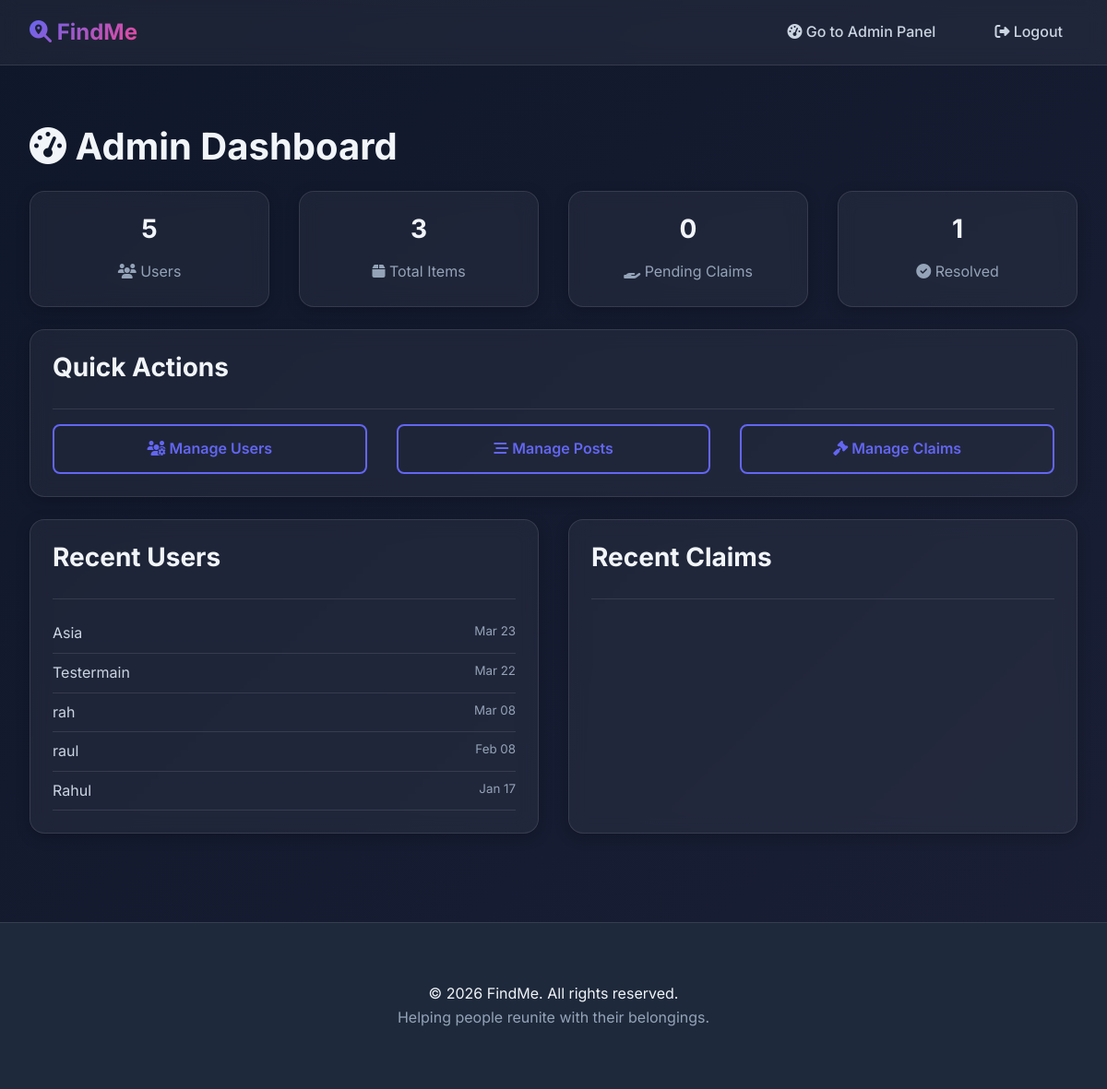
Screenshot of /admin-panel/ (signed in) with the database file from the repository.
### accounts/models.py (models this page shows, shortened)
class User(AbstractUser):
    USER_TYPE_CHOICES = (
        ('normal', 'Normal User'),
        ('premium', 'Premium User'),
        ('admin', 'Admin'),
    )
    user_type = models.CharField(max_length=10, choices=USER_TYPE_CHOICES, default='normal')
    phone_number = models.CharField(max_length=20, blank=True, null=True, help_text="Full phone number with country code")
    recovery_email = models.EmailField(blank=True, null=True, help_text="Optional recovery email for password resets")
    address = models.TextField(blank=True, null=True)
    profile_picture = models.ImageField(upload_to='profile_pics/', blank=True, null=True)
    points_balance = models.IntegerField(default=0, validators=[MinValueValidator(0)])
    is_premium = models.BooleanField(default=False)
    premium_expiry = models.DateTimeField(blank=True, null=True)
    created_at = models.DateTimeField(auto_now_add=True)
    updated_at = models.DateTimeField(auto_now=True)
    class Meta:
        db_table = 'users'
        verbose_name = 'User'
        verbose_name_plural = 'Users'

### admin_dashboard/views.py (the view)
# urls.py: path('', views.dashboard, name='dashboard'),
@login_required
@user_passes_test(is_admin)
def dashboard(request):
    total_users = User.objects.count()
    premium_users = User.objects.filter(is_premium=True).count()
    total_items = Item.objects.count()
    lost_items = Item.objects.filter(item_type='lost').count()
    found_items = Item.objects.filter(item_type='found').count()
    pending_claims_count = get_pending_claims_count()
    resolved_items = Item.objects.filter(status='resolved').count()
    recent_items = Item.objects.select_related('user', 'category').order_by('-created_at')[:5]
    recent_claims = Claim.objects.select_related('claimant', 'item', 'item__user').order_by('-created_at')[:5]
    recent_users = User.objects.all().order_by('-date_joined')[:6]
    context = {
        'total_users': total_users,
        'premium_users': premium_users,
        'total_items': total_items,
        'lost_items': lost_items,
        'found_items': found_items,
        'pending_claims': pending_claims_count,
        'resolved_items': resolved_items,
        'recent_items': recent_items,
        'recent_claims': recent_claims,
        'recent_users': recent_users,
        'pending_claims_count': pending_claims_count,
    }
    return render(request, 'admin_dashboard/dashboard.html', context)

### admin_dashboard/views.py (called while the page is built)
def is_admin(user):
    return user.is_authenticated and (user.is_staff or user.user_type == 'admin')

def get_pending_claims_count():
    return Claim.objects.filter(status='pending').count()

### templates/admin_dashboard/dashboard.html (shortened to what this page needs)
{% extends 'base.html' %}
{% block content %}
<div class="container" style="margin-top: 2rem;">
    <h1><i class="fas fa-tachometer-alt"></i> Admin Dashboard</h1>
    <div class="grid grid-4 mt-3">
        <div class="card p-3 text-center">
            <h3 class="text-primary">{{ total_users }}</h3>
            <p class="text-muted"><i class="fas fa-users"></i> Users</p>
        </div>
        <div class="card p-3 text-center">
            <h3 class="text-success">{{ total_items }}</h3>
            <p class="text-muted"><i class="fas fa-box"></i> Total Items</p>
        </div>
        <div class="card p-3 text-center">
            <h3 class="text-warning">{{ pending_claims }}</h3>
            <p class="text-muted"><i class="fas fa-hand-holding"></i> Pending Claims</p>
        </div>
        <div class="card p-3 text-center">
            <h3 class="text-info">{{ resolved_items }}</h3>
            <p class="text-muted"><i class="fas fa-check-circle"></i> Resolved</p>
        </div>
    </div>
    <div class="card mt-3">
        <div class="card-header">
            <h3>Quick Actions</h3>
        </div>
        <div class="card-body">
            <div class="grid grid-3">
                <a href="{% url 'admin_dashboard:manage_users' %}" class="btn btn-outline">
                    <i class="fas fa-users-cog"></i> Manage Users
                </a>
                <a href="{% url 'admin_dashboard:manage_posts' %}" class="btn btn-outline">
                    <i class="fas fa-stream"></i> Manage Posts
                </a>
                <a href="{% url 'admin_dashboard:manage_claims' %}" class="btn btn-outline">
                    <i class="fas fa-gavel"></i> Manage Claims
                </a>
            </div>
        </div>
    </div>
    <div class="grid grid-2 mt-3">
        <div class="card">
            <div class="card-header">
                <h3>Recent Users</h3>
            </div>
            <div class="card-body">
                <ul class="list-group">
                    {% for user in recent_users %}
                    <li
                        style="display: flex; justify-content: space-between; padding: 0.5rem 0; border-bottom: 1px solid var(--glass-border);">
                        <span>{{ user.username }}</span>
                        <small class="text-muted">{{ user.date_joined|date:"M d" }}</small>
                    </li>
                    {% endfor %}
                </ul>
            </div>
        </div>
        <div class="card">
            <div class="card-header">
                <h3>Recent Claims</h3>
            </div>
        </div>
    </div>
</div>
{% endblock %}

### static/css/style.css (style rules this page uses)
:root { --primary: #6366f1; --primary-dark: #4f46e5; --primary-light: #818cf8; --secondary: #ec4899; --secondary-dark: #db2777; --accent: #14b8a6; --success: #10b981; --warning: #f59e0b; --danger: #ef4444; --bg-primary: #0f172a; --bg-secondary: #1e293b; --bg-tertiary: #334155; --text-primary: #f1f5f9; --text-secondary: #cbd5e1; --text-muted: #94a3b8; --glass-bg: rgba(255, 255, 255, 0.05); --glass-border: rgba(255, 255, 255, 0.1); --shadow-sm: 0 2px 8px rgba(0, 0, 0, 0.1); --shadow-md: 0 4px 16px rgba(0, 0, 0, 0.2); --shadow-lg: 0 8px 32px rgba(0, 0, 0, 0.3); --shadow-glow: 0 0 20px rgba(99, 102, 241, 0.3); }
* { margin: 0; padding: 0; box-sizing: border-box; }
body { font-family: 'Inter', -apple-system, BlinkMacSystemFont, 'Segoe UI', Roboto, sans-serif; background: linear-gradient(135deg, var(--bg-primary) 0%, #1a1f35 100%); color: var(--text-primary); line-height: 1.6; min-height: 100vh; }
h1, h2, h3, h4, h5, h6 { font-weight: 700; line-height: 1.2; margin-bottom: 1rem; }
h1 { font-size: 2.5rem; }
h3 { font-size: 1.75rem; }
a { color: var(--primary-light); text-decoration: none; transition: all 0.3s ease; }
.container { max-width: 1200px; margin: 0 auto; padding: 2rem; }
.card { background: var(--glass-bg); backdrop-filter: blur(10px); border: 1px solid var(--glass-border); border-radius: 1rem; padding: 1.5rem; box-shadow: var(--shadow-md); transition: all 0.3s ease; }
.card-header { font-size: 1.25rem; font-weight: 600; margin-bottom: 1rem; padding-bottom: 0.75rem; border-bottom: 1px solid var(--glass-border); }
.card-body { color: var(--text-secondary); }
.btn { display: inline-block; padding: 0.75rem 1.5rem; border-radius: 0.5rem; font-weight: 600; text-align: center; cursor: pointer; border: none; transition: all 0.3s ease; text-decoration: none; }
.btn-outline { background: transparent; border: 2px solid var(--primary); color: var(--primary); }
.grid { display: grid; gap: 2rem; }
.grid-2 { grid-template-columns: repeat(2, 1fr); }
.grid-3 { grid-template-columns: repeat(3, 1fr); }
.grid-4 { grid-template-columns: repeat(4, 1fr); }
.text-center { text-align: center; }
.text-muted { color: var(--text-muted); }
.mt-3 { margin-top: 1.5rem; }
.p-3 { padding: 1.5rem; }

### rows the page displays
User: username "Asia", date_joined "Mar 23"
User: username "Testermain", date_joined "Mar 22"
User: username "rah", date_joined "Mar 08"
User: username "raul", date_joined "Feb 08"
User: username "Rahul", date_joined "Jan 17"

### other values shown
{{ total_users }} "5"
{{ total_items }} "3"
{{ pending_claims }} "0"
{{ resolved_items }} "1"
